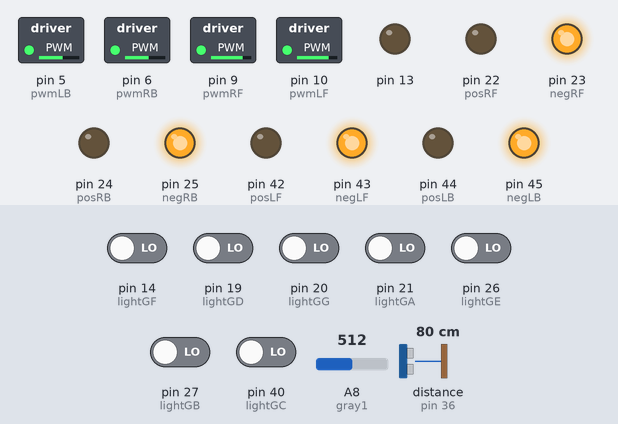
Simulated run of this sketch. Board: Arduino Mega 2560, built with avr-gcc and run on an emulated ATmega2560. Shown: switched loads named in the sketch (green lamp = pin HIGH), output pins drawn as LEDs (lit = HIGH). Wiring (inferred from the names in the program): ultrasonic range finder: trigger pin 37; echo pin 36. Dashed ring = blinking. The test bench sets the inputs (shaded band); at power-on: pin 14 (lightGF), pin 19 (lightGD), pin 20 (lightGG), pin 21 (lightGA), pin 26 (lightGE), pin 27 (lightGB), pin 40 (lightGC) LOW, A8 (gray1) = 512, distance to the obstacle (sensor on pin 36) 80 cm. The echo pulse lasts 58.3 µs per cm; pins used as bus, display or sensor lines are not drawn.

Above: at 1.2 s.
1.3 s: A8 (gray1) set to 423
3.5 s: A8 (gray1) set to 394
At 5.2 s:
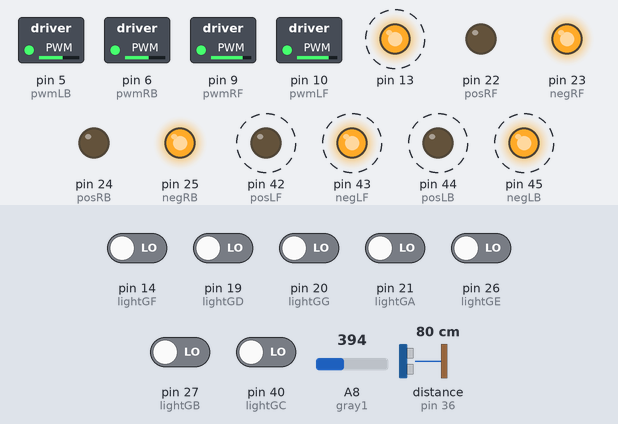
6.5 s: pin 20 (lightGG) driven HIGH
At 8.0 s:
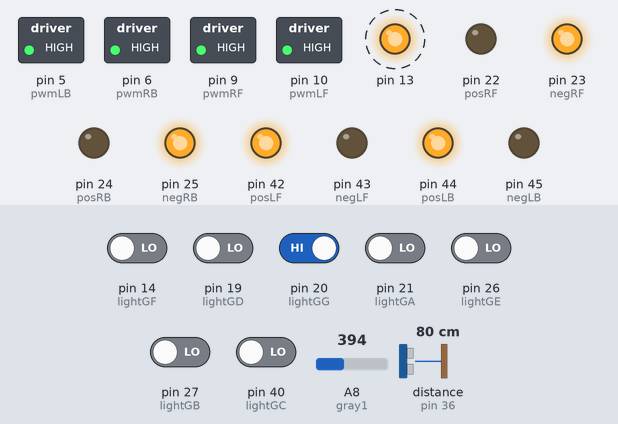
9.1 s: pin 20 (lightGG) driven LOW
At 10.8 s:
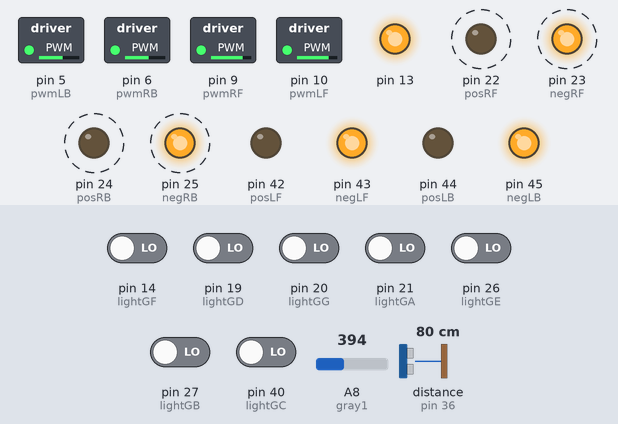
12.1 s: A8 (gray1) set to 415
At 13.8 s:
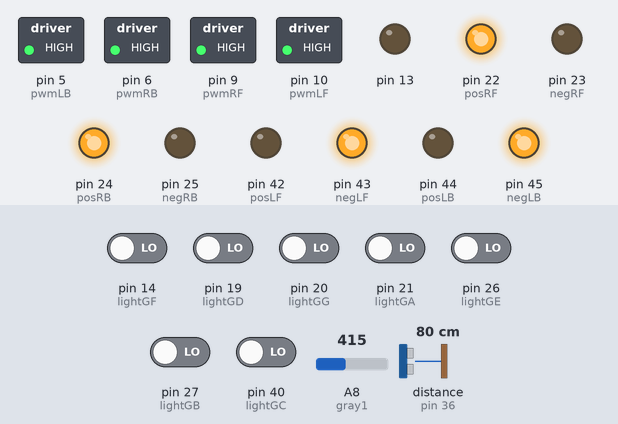
14.7 s: pin 21 (lightGA) driven HIGH
At 15.8 s:
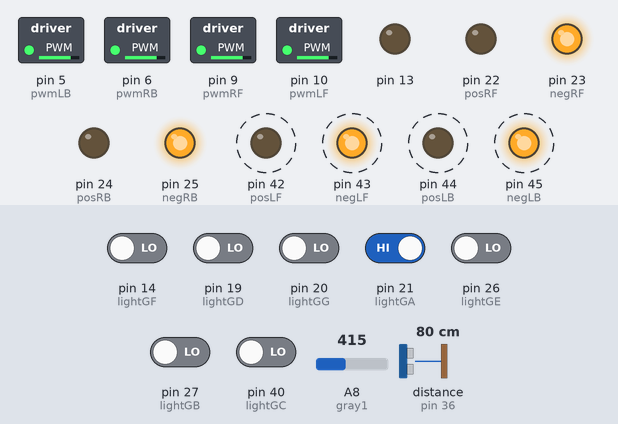
Timing chart, 0 to 18.7 s (numbered marks = the images above; inputs shaded):
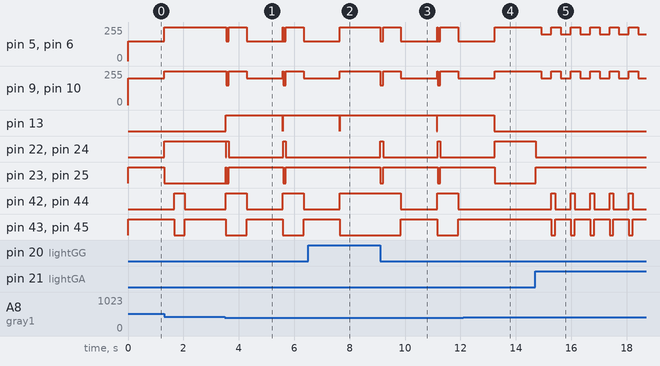

The sketch:

Final_version.ino
```cpp
/*
 Name:		Final_version.ino
 Created:	2021/3/24 14:10:21
 Author:	NicholasYe
*/

#include <math.h>

const int negLF = 43; //左前负极
const int posLF = 42; //左前正极
const int negRF = 23; //右前负极
const int posRF = 22; //右前正极
const int pwmLF = 10; //左前轮pwm
const int pwmRF = 9;  //右前轮pwm

const int negLB = 45; //左后负极
const int posLB = 44; //左后正极
const int negRB = 25; //右后负极
const int posRB = 24; //右后正极
const int pwmLB = 5;  //左后轮pwm
const int pwmRB = 6;  //右后轮pwm

const int lightGA = 21; //光电传感器GA（左前）
int lightnumGA;			//光电传感器GA返回数值
int *ligGA = NULL;		//存储光电传感器数值lightnumGA的指针

const int lightGB = 27; //光电传感器GB（右前）
int lightnumGB;
int *ligGB = NULL;

const int lightGC = 40; //光电传感器GC（左后）
int lightnumGC;
int *ligGC = NULL;

const int lightGD = 19; //光电传感器GD（右后）
int lightnumGD;
int *ligGD = NULL;

const int lightGE = 26; //光电传感器GG（左）
int lightnumGE;
int *ligGE = NULL;

const int lightGF = 14; //光电传感器GH（右）
int lightnumGF;
int *ligGF = NULL;

const int lightGG = 20; //光电传感器GG（后）
int lightnumGG;
int *ligGG = NULL;

const int gray1 = A8;	 //灰度传感器GR1     //记得更改gray1函数中的analogRead()
int graynum1;			 //灰度传感器返回数值
int *gray_level1 = NULL; //存储灰度传感器数值graynum的指针
int gray_arr_result;	 //存储gray快排后的中值

const int trig = 37; //超声波传感器
const int echo = 36;
int sound_distance;		 //灰度传感器返回数值
int *sound_level = NULL; //存储超声波传感器数值distance的指针
int sound_arr_test;		 //储存sound快排后的中值

boolean on_stage = true; //台上台下判定

// the setup function runs once when you press reset or power the board
void setup()
{
	pinMode(negLF, OUTPUT); //引脚
	pinMode(posLF, OUTPUT); //引脚
	pinMode(negRF, OUTPUT); //引脚
	pinMode(posRF, OUTPUT); //引脚
	pinMode(pwmLF, OUTPUT); //引脚
	pinMode(pwmRF, OUTPUT); //引脚

	pinMode(negLB, OUTPUT); //引脚
	pinMode(posLB, OUTPUT); //引脚
	pinMode(negRB, OUTPUT); //引脚
	pinMode(posRB, OUTPUT); //引脚
	pinMode(pwmLB, OUTPUT); //引脚
	pinMode(pwmRB, OUTPUT); //引脚

	pinMode(lightGA, INPUT); //光电传感器GA
	digitalWrite(lightGA, LOW);

	pinMode(lightGB, INPUT); //光电传感器GB
	digitalWrite(lightGB, LOW);

	pinMode(lightGC, INPUT); //光电传感器GC
	digitalWrite(lightGC, LOW);

	pinMode(lightGD, INPUT); //光电传感器GD
	digitalWrite(lightGD, LOW);

	pinMode(lightGE, INPUT); //光电传感器GE
	digitalWrite(lightGE, LOW);

	pinMode(lightGF, INPUT); //光电传感器GF
	digitalWrite(lightGF, LOW);

	pinMode(lightGG, INPUT); //光电传感器GG
	digitalWrite(lightGG, LOW);

	pinMode(gray1, INPUT); //灰度传感器GR1

	pinMode(trig, OUTPUT); //超声波针脚输出
	pinMode(echo, INPUT);  //超声波针脚输入

	pinMode(LED_BUILTIN, OUTPUT); //LED闪烁

	//点亮小灯函数
	//digitalWrite(LED_BUILTIN, HIGH);

	//Serial.begin(9600); //打开接口9600
	Serial.println("Hello World:");
}

// the loop function runs over and over again until power down or reset
//循环检测是否启动小车
void loop()
{
	sensor_test();

	// 正式开始并跳入循环
	if (*ligGG == 0) //车后光电传感器检测
	{
		start_setup();
	}
}

//初始上台
void start_setup()
{
	//单次程序
	Serial.println("开始上台");
	back(200, 200, 150, 150);
	delay(1300); //上台
	Serial.println("开始抢占中心");
	rotate_counterclockwise(255, 255, 255, 255);
	delay(360);
	forward(255, 255, 255, 255);
	delay(360);

	//循环程序
	if (1)
	{
		start_loop();
	}
}

//循环程序
void start_loop()
{
	on_stage_test(); //位置检测

	switch (on_stage) //选择程序
	{
	case true:
	{
		Serial.println("进攻!!");
		attack_mode();
		break;
	}
	case false:
	{
		Serial.println("回台!!");
		return_stage();
		break;
	}
	}
}

//逻辑程序设计

//台上台下检测
void on_stage_test()
{
	sensor_test();
	Serial.println("已检测台上台下");
	if (*gray_level1 > 405) //数值待更改
	{
		Serial.println("现在车子在台上了！");
		on_stage = true;
	}
	else
	{
		Serial.println("现在车子在台下啦！");
		on_stage = false;
	}
}

//台上进攻程序
void attack_mode()
{
	sensor_test();

	//追敌部分
	//do...while写法
	if (*ligGA == 1)
	{
		Serial.println("后退");
		back(255, 255, 255, 255);
		delay(200);
		back(200, 200, 200, 200);
		delay(360);
		Serial.println("右转");
		rotate_clockwise(255, 255, 255, 255);
		delay(120); //旋转
		goto Reset;
	}
	else if (*ligGB == 1)
	{
		Serial.println("后退");
		back(255, 255, 255, 255);
		delay(200);
		back(200, 200, 200, 200);
		delay(360);
		Serial.println("左转");
		rotate_counterclockwise(255, 255, 255, 255);
		delay(120); //旋转
		goto Reset;
	}
	if ((*ligGE == 0) || (*ligGF == 0))
	{
		if (*ligGE == 0) //左边检测到车子
		{
			Serial.println("左边有敌人");
			rotate_counterclockwise(255, 255, 255, 255);
			delay(75);
			goto Reset;
		}
		if (*ligGF == 0) //右边检测到车子
		{
			Serial.println("右边有敌人");
			rotate_clockwise(255, 255, 255, 255);
			delay(75);
			goto Reset;
		}
	}
	// else if ((*ligGC == 1) || (*ligGD == 1)) //车子快被撞出去了
	// {
	// 	Serial.println("加速");
	// 	forward(220, 220, 220, 220);
	// 	delay(2);
	// 	goto Reset;
	// }
	else if (*sound_level <= 20)
	{
		Serial.println("前方有敌人，加速");
		forward(220, 220, 220, 220);
		delay(15);
		goto Reset;
	}

	Serial.println("现在在直行");
	forward(120, 120, 120, 120);

Reset:
	start_loop();
}

void return_stage()
{
Reset_return_stage:
	digitalWrite(LED_BUILTIN, HIGH);
	Serial.println("现在在台下，调整位置中");
	rotate_clockwise(255, 255, 255, 255);
	sensor_test();

	if (*ligGG == 0)
	{
		Serial.println("现在在台下，达到标准位置");
		forward(150, 150, 150, 150);
		delay(100);
		rotate_clockwise(255, 255, 255, 255);
		delay(640); //需要测定转动时间！！
	}
	else
	{
		goto Reset_return_stage;
	}

	Serial.println("调整位置完成，现在在倒行上台");
	back(200, 200, 150, 150);
	delay(1300);
	Serial.println("上台完成");
	digitalWrite(LED_BUILTIN, LOW);

	start_loop();
}

//传感器测试
void sensor_test()
{
	Serial.println("正在测量传感器数据");

	GA();
	GB();
	GC();
	GD();
	GE();
	GF();
	GG();
	gray_test();
	Ultrasound();

	// 输出检测
	Serial.print(*ligGA);
	Serial.print("\t");
	Serial.print(*ligGB);
	Serial.print("\t");
	// Serial.print(*ligGC);
	// Serial.print("\t");
	// Serial.print(*ligGD);
	// Serial.print("\t");
	Serial.print(*ligGE);
	Serial.print("\t");
	Serial.print(*ligGF);
	Serial.print("\t");
	Serial.print(*ligGG);
	Serial.print("\t");
	Serial.print(gray_arr_result);
	Serial.print("\t");
	Serial.print(sound_distance);
	Serial.print("\t");

	// //边缘传感器状态检测
	// if ((*ligGA == 0) && (*ligGB == 0) && (*ligGC == 0) && (*ligGD == 0))
	// // if ((*ligGA == 0) && (*ligGB == 0))
	// {
	// 	Serial.print("Nomal");
	// }
	// else
	// {
	// 	Serial.print("Error!");
	// }
}

//灰度传感器测试
void gray_test()
{
	int gray_arr[21] = {};

	for (int n = 0; n < 21; n++)
	{
		Gray1();
		gray_arr[n] = *gray_level1;
	}

	gray_arr_result = quickSort(gray_arr, 0, 20); //中值gray
}

//超声波传感器测试
void ultrasound_test()
{
	int sound_arr[21] = {};

	for (int m = 0; m < 21; m++)
	{
		Ultrasound();
		sound_arr[m] = *sound_level;
	}

	sound_arr_test = quickSort(sound_arr, 0, 20); //中值sound
}

//数学程序设计
//取中值函数
int quickSortPartition(int s[], int l, int r)
{
	//Swap(s[l], s[(l + r) / 2]); //若以中间数为基准，则先将中间的这个数和第一个数交换即可
	int i = l, j = r, x = s[l]; //将最左元素记录到x中
	while (i < j)
	{
		// 从右向左找第一个<x的数
		// 无需考虑下标越界
		while (i < j && s[j] >= x)
			j--;
		if (i < j)
			s[i++] = s[j]; //直接替换掉最左元素（已在x中存有备份）

		// 从左向右找第一个>x的数
		while (i < j && s[i] <= x)
			i++;
		if (i < j)
			//替换掉最右元素(已在最左元素中有备份）
			//最左元素一定被覆盖过，若没有，则表明右侧所有元素都>x，那么算法将终止
			s[j--] = s[i];
	}
	s[i] = x; //i的位置放了x，所以其左侧都小于x，右侧y都大于x
	return i;
}

int quickSort(int s[], int l, int r)
{
	//数组左界<右界才有意义，否则说明都已排好，直接返回即可
	if (l >= r)
	{
		return s[11];
	}

	// 划分，返回基准点位置
	int i = quickSortPartition(s, l, r);

	// 递归处理左右两部分，i处为分界点，不用管i了
	quickSort(s, l, i - 1);
	quickSort(s, i + 1, r);

	return s[11];
}

////用法
//int main()
//{
//    int a[21] = {};
//    quickSort(a, 0, 20);//注意最后一个参数是n-1
//}

//传感器使用函数
//前进函数
void forward(byte LFmotorSpeed, byte RFmotorSpeed, byte LBmotorSpeed, byte RBmotorSpeed)
{
	analogWrite(pwmLF, LFmotorSpeed); //左前轮转速
	analogWrite(pwmRF, RFmotorSpeed); //右前轮转速
	analogWrite(pwmLB, LBmotorSpeed); //左后轮转速
	analogWrite(pwmRB, RBmotorSpeed); //右后轮转速
	digitalWrite(posLF, HIGH);		  //左前向前
	digitalWrite(negLF, LOW);
	digitalWrite(posRF, HIGH); //右前向前
	digitalWrite(negRF, LOW);
	digitalWrite(posLB, HIGH); //左后向前
	digitalWrite(negLB, LOW);
	digitalWrite(posRB, HIGH); //右后向前
	digitalWrite(negRB, LOW);
}

//后退函数
void back(byte LFmotorSpeed, byte RFmotorSpeed, byte LBmotorSpeed, byte RBmotorSpeed)
{
	analogWrite(pwmLF, LFmotorSpeed); //左前轮转速
	analogWrite(pwmRF, RFmotorSpeed); //右前轮转速
	analogWrite(pwmLB, LBmotorSpeed); //左后轮转速
	analogWrite(pwmRB, RBmotorSpeed); //右后轮转速
	digitalWrite(posLF, LOW);		  //左前向后
	digitalWrite(negLF, HIGH);
	digitalWrite(posRF, LOW); //右前向后
	digitalWrite(negRF, HIGH);
	digitalWrite(posLB, LOW); //左后向后
	digitalWrite(negLB, HIGH);
	digitalWrite(posRB, LOW); //右后向后
	digitalWrite(negRB, HIGH);
}

//停止函数
void brake(byte LFmotorSpeed, byte RFmotorSpeed, byte LBmotorSpeed, byte RBmotorSpeed)
{
	analogWrite(pwmLF, LFmotorSpeed); //左前轮转速
	analogWrite(pwmRF, RFmotorSpeed); //右前轮转速
	analogWrite(pwmLB, LBmotorSpeed); //左后轮转速
	analogWrite(pwmRB, RBmotorSpeed); //右后轮转速
	digitalWrite(posLF, LOW);		  //左前停
	digitalWrite(negLF, LOW);
	digitalWrite(posRF, LOW); //右前停
	digitalWrite(negRF, LOW);
	digitalWrite(posLB, LOW); //左后停
	digitalWrite(negLB, LOW);
	digitalWrite(posRB, LOW); //右后停
	digitalWrite(negRB, LOW);
}

//顺时针旋转
void rotate_clockwise(byte LFmotorSpeed, byte RFmotorSpeed, byte LBmotorSpeed, byte RBmotorSpeed)
{
	analogWrite(pwmLF, LFmotorSpeed); //左前轮转速
	analogWrite(pwmRF, RFmotorSpeed); //右前轮转速
	analogWrite(pwmLB, LBmotorSpeed); //左后轮转速
	analogWrite(pwmRB, RBmotorSpeed); //右后轮转速
	digitalWrite(posLF, HIGH);		  //左前向前
	digitalWrite(negLF, LOW);
	digitalWrite(posRF, LOW); //右前向后
	digitalWrite(negRF, HIGH);
	digitalWrite(posLB, HIGH); //左后向前
	digitalWrite(negLB, LOW);
	digitalWrite(posRB, LOW); //右后向后
	digitalWrite(negRB, HIGH);
}

//逆时针旋转
void rotate_counterclockwise(byte LFmotorSpeed, byte RFmotorSpeed, byte LBmotorSpeed, byte RBmotorSpeed)
{
	analogWrite(pwmLF, LFmotorSpeed); //左前轮转速
	analogWrite(pwmRF, RFmotorSpeed); //右前轮转速
	analogWrite(pwmLB, LBmotorSpeed); //左后轮转速
	analogWrite(pwmRB, RBmotorSpeed); //右后轮转速
	digitalWrite(posLF, LOW);		  //左前向前
	digitalWrite(negLF, HIGH);
	digitalWrite(posRF, HIGH); //右前向后
	digitalWrite(negRF, LOW);
	digitalWrite(posLB, LOW); //左后向前
	digitalWrite(negLB, HIGH);
	digitalWrite(posRB, HIGH); //右后向后
	digitalWrite(negRB, LOW);
}

//光电传感器GA
int GA()
{
	lightnumGA = digitalRead(lightGA);
	ligGA = &lightnumGA;
}

//光电传感器GB
int GB()
{
	lightnumGB = digitalRead(lightGB);
	ligGB = &lightnumGB;
}

//光电传感器GC
int GC()
{
	lightnumGC = digitalRead(lightGC);
	ligGC = &lightnumGC;
}

//光电传感器GD
int GD()
{
	lightnumGD = digitalRead(lightGD);
	ligGD = &lightnumGD;
}

//光电传感器GE
int GE()
{
	lightnumGE = digitalRead(lightGE);
	ligGE = &lightnumGE;
}

//光电传感器GF
int GF()
{
	lightnumGF = digitalRead(lightGF);
	ligGF = &lightnumGF;
}

//光电传感器GG
int GG()
{
	lightnumGG = digitalRead(lightGG);
	ligGG = &lightnumGG;
}

//灰度传感器Gray1
int Gray1()
{
	graynum1 = analogRead(gray1);
	gray_level1 = &graynum1;
	return graynum1;
}

//超声波传感器
int Ultrasound()
{
	//向引脚发送10us的高电平
	digitalWrite(trig, LOW);
	delayMicroseconds(2);
	digitalWrite(trig, HIGH);
	delayMicroseconds(10);
	digitalWrite(trig, LOW);

	//测算距离
	sound_distance = (pulseIn(echo, HIGH) / 58.00);
	sound_level = &sound_distance;
	return sound_distance;
}
```

Measured:
- the behaviour switches between 406 and 405 on A8 (gray1) (found by bisection; images 0 and 1)
- after the input at 3.5 s, pin 5 (pwmLB), pin 6 (pwmRB): goes 150/255 0.10 s, 255/255 0.64 s, 150/255 1.4 s, 255/255 0.64 s, then 150/255, starting at once
- after the input at 6.5 s, pin 5 (pwmLB), pin 6 (pwmRB): goes on until 7.7 s, then stays 255/255
- after the input at 9.1 s, pin 5 (pwmLB), pin 6 (pwmRB): goes 150/255 0.10 s, 255/255 0.64 s, 150/255 1.4 s, 255/255 0.64 s, then 150/255, starting at once
- after the input at 12.1 s, pin 5 (pwmLB), pin 6 (pwmRB): goes on until 13.2 s, then stays 255/255
- after the input at 14.7 s, pin 5 (pwmLB), pin 6 (pwmRB): alternates 255/255 for 0.34 s and 200/255 for 0.36 s, starting after 0.23 s
